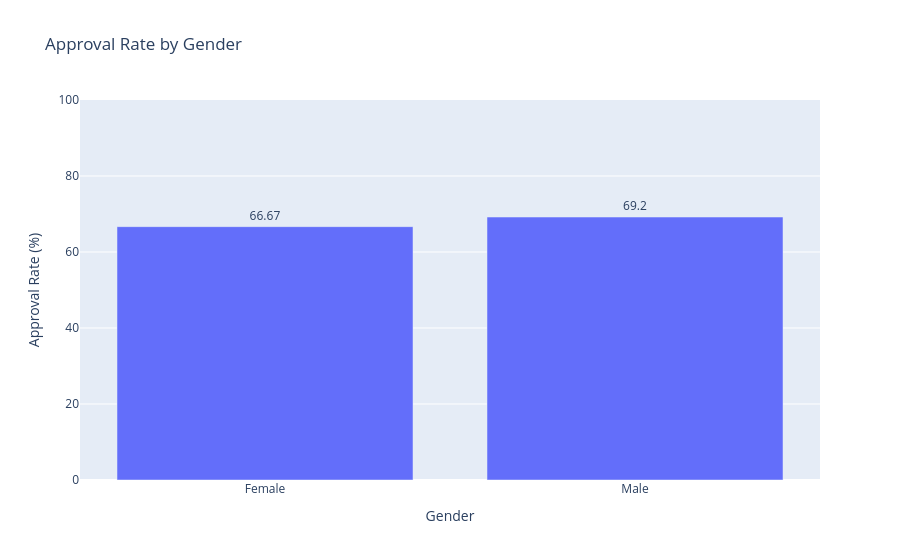
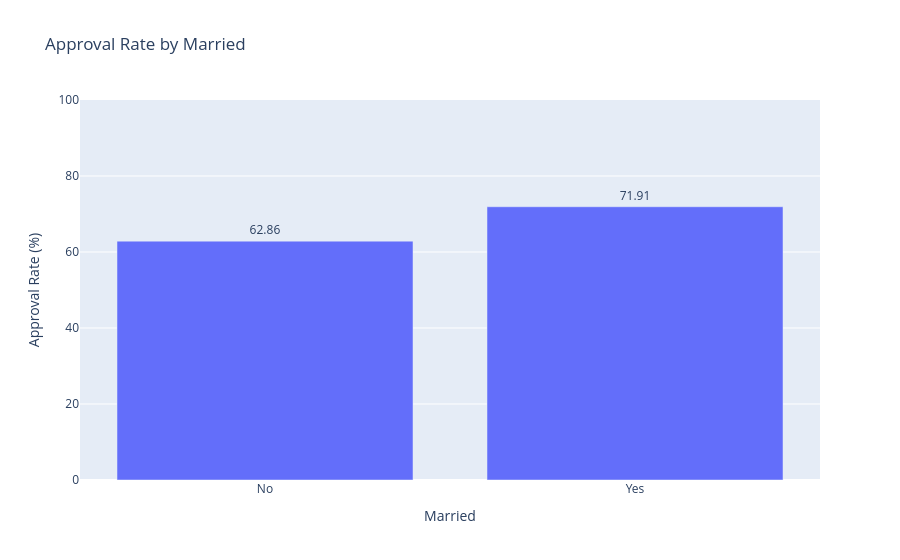
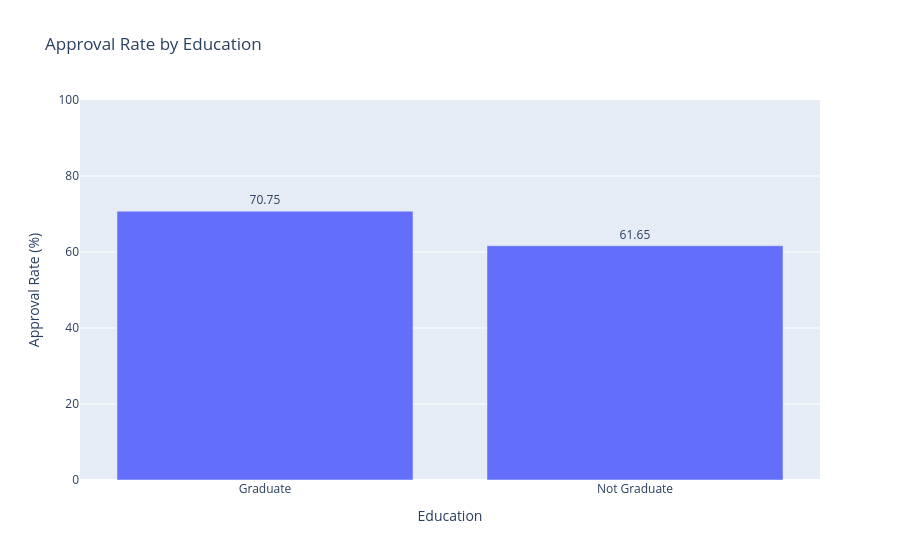
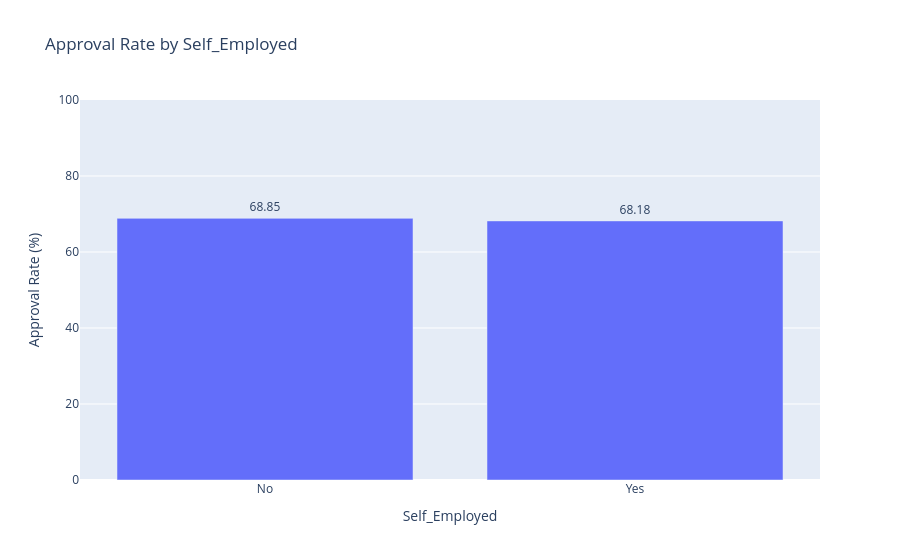

Notebook code cell kept with these figures, in order:
### Markdown cell above
# Approval rate by key categories

### Code cell
import plotly.express as px

# Convert Loan_Status into numeric
# Y = Approved (1), N = Rejected (0)
df["Loan_Status_Num"] = df["Loan_Status"].map({"Y": 1, "N": 0})

# Function to calculate approval rate and plot
def approval_rate_plot(column_name):
    result = (
        df.groupby(column_name, dropna=False)["Loan_Status_Num"]
        .mean()
        .reset_index()
    )

    result["Approval_Rate_%"] = (result["Loan_Status_Num"] * 100).round(2)

    fig = px.bar(
        result,
        x=column_name,
        y="Approval_Rate_%",
        text="Approval_Rate_%",
        title=f"Approval Rate by {column_name}",
        labels={
            column_name: column_name,
            "Approval_Rate_%": "Approval Rate (%)"
        }
    )

    fig.update_traces(textposition="outside")
    fig.update_layout(
        yaxis_range=[0, 100],
        xaxis_title=column_name,
        yaxis_title="Approval Rate (%)"
    )

    fig.show()

    return result[[column_name, "Approval_Rate_%"]]

# Approval rates by important categories
approval_rate_plot("Gender")
approval_rate_plot("Married")
approval_rate_plot("Education")
approval_rate_plot("Self_Employed")
approval_rate_plot("Property_Area")
approval_rate_plot("Credit_History")
approval_rate_plot("Dependents")

### Figure 1 — Plotly figure (JSON) as saved in the notebook; plotly's stock layout.template omitted (floating-point values rounded to 4 significant figures)
{"data": [{"alignmentgroup": "True", "hovertemplate": "Gender=%{x}<br>Approval Rate (%)=%{text}<extra></extra>", "legendgroup": "", "marker": {"color": "#636efa", "pattern": {"shape": ""}}, "name": "", "offsetgroup": "", "orientation": "v", "showlegend": false, "text": [66.67, 69.2], "textposition": "outside", "type": "bar", "x": ["Female", "Male"], "xaxis": "x", "y": [66.67, 69.2], "yaxis": "y"}], "layout": {"barmode": "relative", "legend": {"tracegroupgap": 0}, "title": {"text": "Approval Rate by Gender"}, "xaxis": {"anchor": "y", "domain": [0, 1], "title": {"text": "Gender"}}, "yaxis": {"anchor": "x", "domain": [0, 1], "range": [0, 100], "title": {"text": "Approval Rate (%)"}}}}

### Figure 2 — Plotly figure (JSON) as saved in the notebook; plotly's stock layout.template omitted (floating-point values rounded to 4 significant figures)
{"data": [{"alignmentgroup": "True", "hovertemplate": "Married=%{x}<br>Approval Rate (%)=%{text}<extra></extra>", "legendgroup": "", "marker": {"color": "#636efa", "pattern": {"shape": ""}}, "name": "", "offsetgroup": "", "orientation": "v", "showlegend": false, "text": [62.86, 71.91], "textposition": "outside", "type": "bar", "x": ["No", "Yes"], "xaxis": "x", "y": [62.86, 71.91], "yaxis": "y"}], "layout": {"barmode": "relative", "legend": {"tracegroupgap": 0}, "title": {"text": "Approval Rate by Married"}, "xaxis": {"anchor": "y", "domain": [0, 1], "title": {"text": "Married"}}, "yaxis": {"anchor": "x", "domain": [0, 1], "range": [0, 100], "title": {"text": "Approval Rate (%)"}}}}

### Figure 3 — Plotly figure (JSON) as saved in the notebook; plotly's stock layout.template omitted (floating-point values rounded to 4 significant figures)
{"data": [{"alignmentgroup": "True", "hovertemplate": "Education=%{x}<br>Approval Rate (%)=%{text}<extra></extra>", "legendgroup": "", "marker": {"color": "#636efa", "pattern": {"shape": ""}}, "name": "", "offsetgroup": "", "orientation": "v", "showlegend": false, "text": [70.75, 61.65], "textposition": "outside", "type": "bar", "x": ["Graduate", "Not Graduate"], "xaxis": "x", "y": [70.75, 61.65], "yaxis": "y"}], "layout": {"barmode": "relative", "legend": {"tracegroupgap": 0}, "title": {"text": "Approval Rate by Education"}, "xaxis": {"anchor": "y", "domain": [0, 1], "title": {"text": "Education"}}, "yaxis": {"anchor": "x", "domain": [0, 1], "range": [0, 100], "title": {"text": "Approval Rate (%)"}}}}

### Figure 4 — Plotly figure (JSON) as saved in the notebook; plotly's stock layout.template omitted (floating-point values rounded to 4 significant figures)
{"data": [{"alignmentgroup": "True", "hovertemplate": "Self_Employed=%{x}<br>Approval Rate (%)=%{text}<extra></extra>", "legendgroup": "", "marker": {"color": "#636efa", "pattern": {"shape": ""}}, "name": "", "offsetgroup": "", "orientation": "v", "showlegend": false, "text": [68.85, 68.18], "textposition": "outside", "type": "bar", "x": ["No", "Yes"], "xaxis": "x", "y": [68.85, 68.18], "yaxis": "y"}], "layout": {"barmode": "relative", "legend": {"tracegroupgap": 0}, "title": {"text": "Approval Rate by Self_Employed"}, "xaxis": {"anchor": "y", "domain": [0, 1], "title": {"text": "Self_Employed"}}, "yaxis": {"anchor": "x", "domain": [0, 1], "range": [0, 100], "title": {"text": "Approval Rate (%)"}}}}
